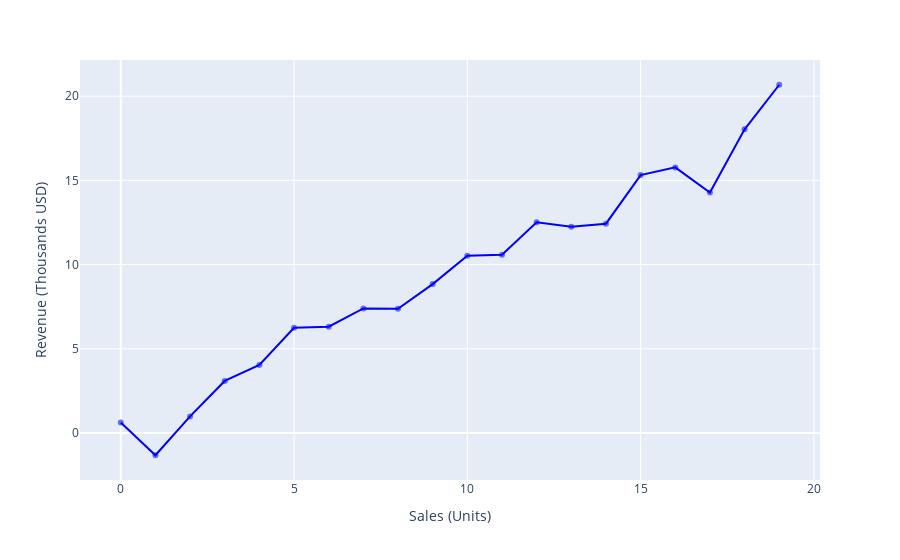

Notebook cell for this chart:
### Markdown cell above
## $R^2 = 0.967$

## Can we do better?

### Code cell
# graph it
fig = px.scatter(x=xs[:,0], y= ys, 
                 #trendline = 'ols', 
                labels={'x':'Sales (Units)', 'y':'Revenue (Thousands USD)'})
fig.add_trace(go.Scatter(x=xs[:,0], y= ys, mode = 'lines', showlegend = False, 
                        line=go.scatter.Line(color="blue")))
fig.show()

### Figure 1 — Plotly figure (JSON) as saved in the notebook; plotly's stock layout.template omitted (floating-point values rounded to 4 significant figures)
{"data": [{"hovertemplate": "Sales (Units)=%{x}<br>Revenue (Thousands USD)=%{y}<extra></extra>", "legendgroup": "", "marker": {"color": "#636efa", "symbol": "circle"}, "mode": "markers", "name": "", "orientation": "v", "showlegend": false, "type": "scatter", "x": [0, 1, 2, 3, 4, 5, 6, 7, 8, 9, 10, 11, 12, 13, 14, 15, 16, 17, 18, 19], "xaxis": "x", "y": [0.62, -1.324, 0.9824, 3.088, 4.039, 6.246, 6.311, 7.393, 7.37, 8.839, 10.52, 10.59, 12.51, 12.25, 12.43, 15.31, 15.77, 14.28, 18.03, 20.68], "yaxis": "y"}, {"line": {"color": "blue"}, "mode": "lines", "showlegend": false, "type": "scatter", "x": [0, 1, 2, 3, 4, 5, 6, 7, 8, 9, 10, 11, 12, 13, 14, 15, 16, 17, 18, 19], "y": [0.62, -1.324, 0.9824, 3.088, 4.039, 6.246, 6.311, 7.393, 7.37, 8.839, 10.52, 10.59, 12.51, 12.25, 12.43, 15.31, 15.77, 14.28, 18.03, 20.68]}], "layout": {"legend": {"tracegroupgap": 0}, "margin": {"t": 60}, "xaxis": {"anchor": "y", "domain": [0, 1], "title": {"text": "Sales (Units)"}}, "yaxis": {"anchor": "x", "domain": [0, 1], "title": {"text": "Revenue (Thousands USD)"}}}}
